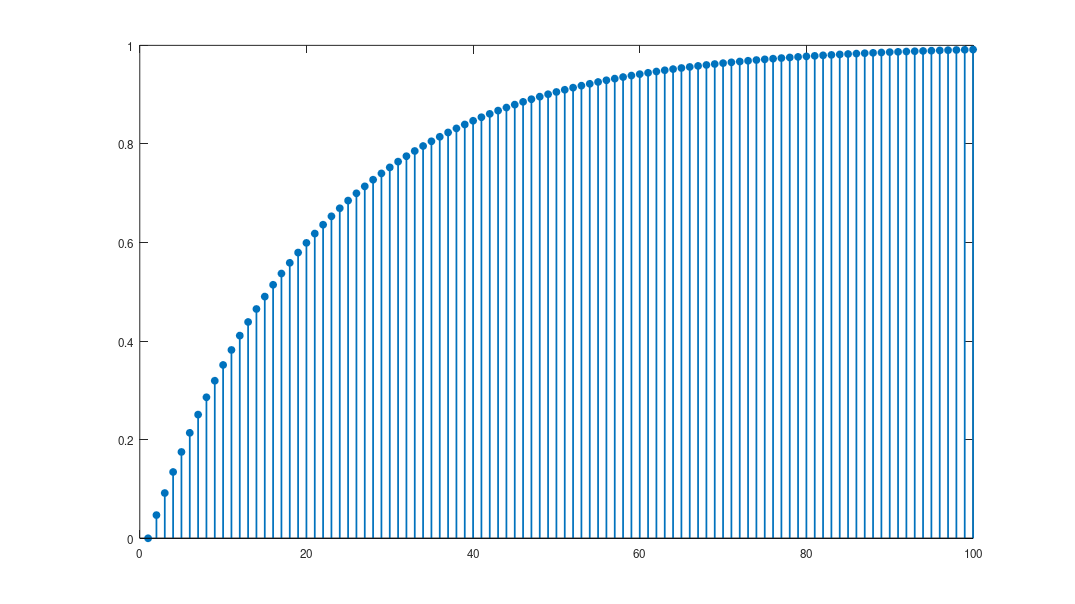
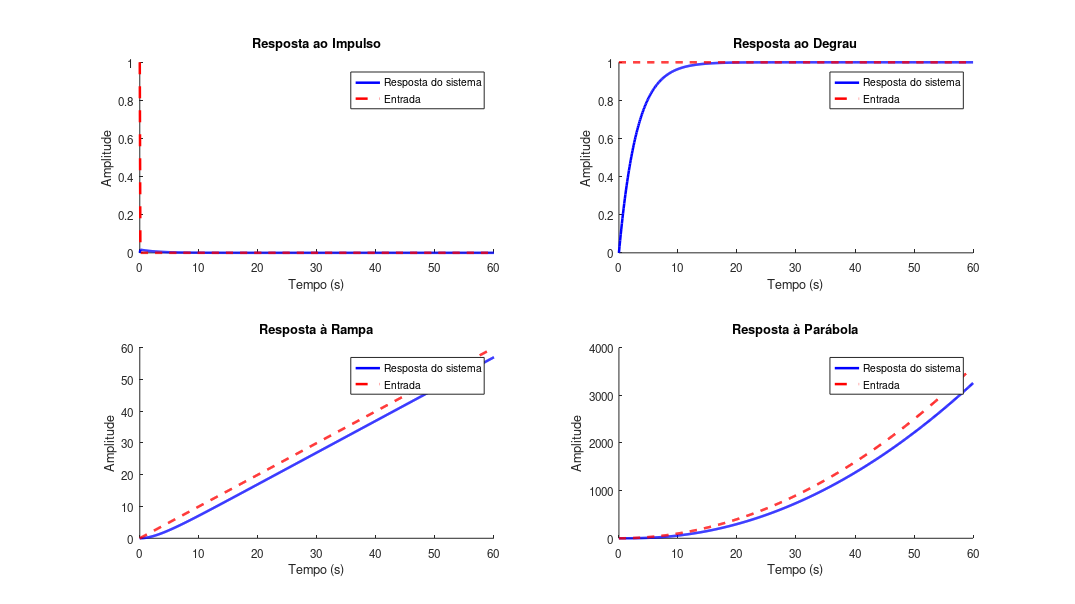
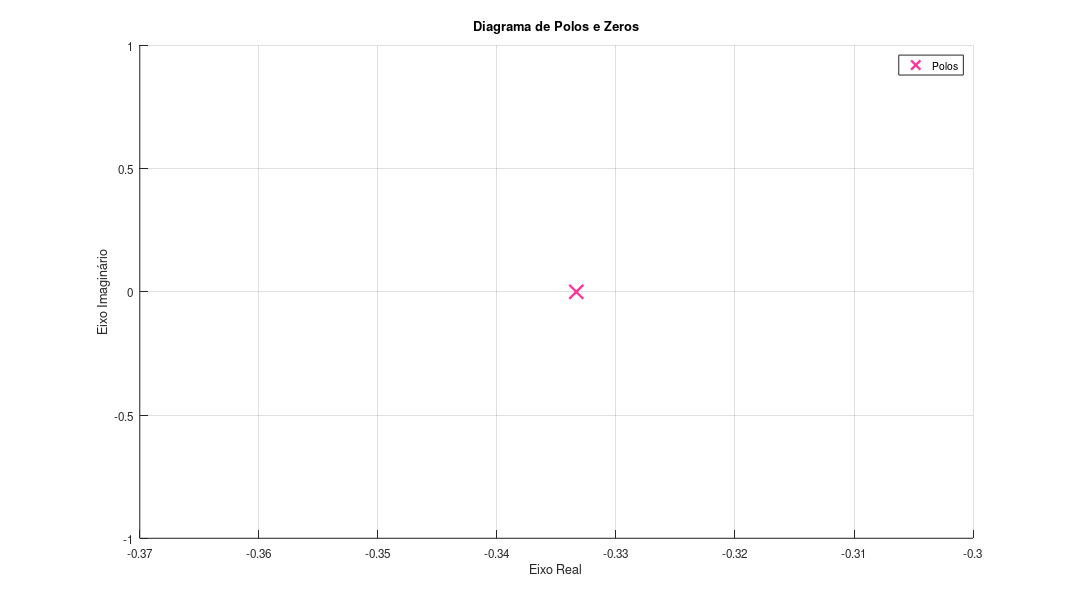
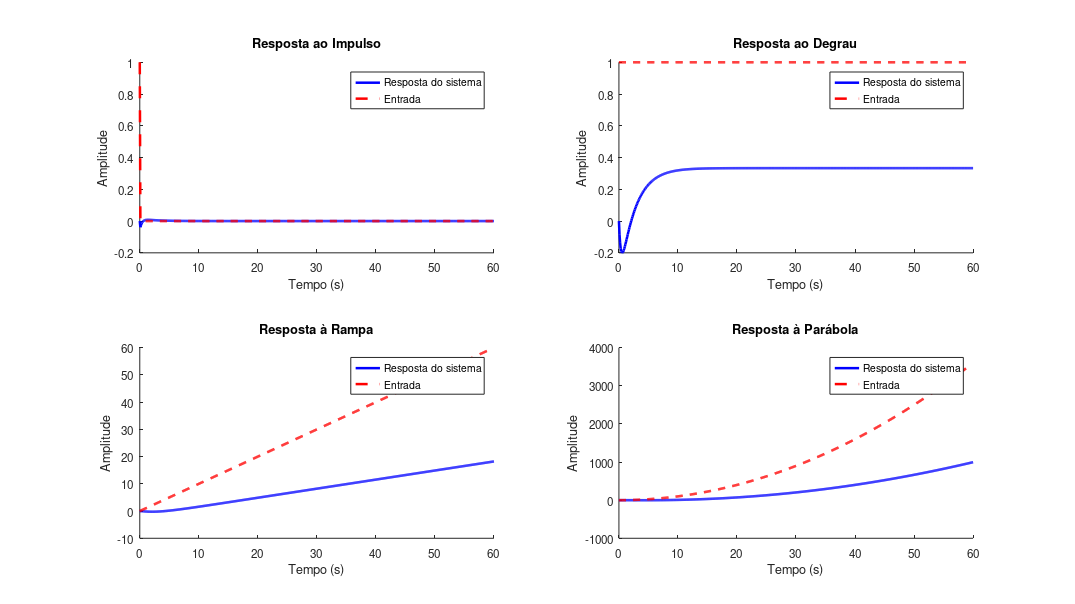

The MATLAB source for these figures, in order:
clc; close all; clear;

GENERATE_GRAPHS = true;

function exportgraph(filename, generate)

   if !generate
        return;
    endif

    set(gcf, 'PaperUnits', 'inches');
    set(gcf, 'PaperSize', [12.8, 7.2]);
    set(gcf, 'PaperPosition', [0, 0, 12.8, 7.2]);

    print(gcf, fullfile(pwd, filename), '-dpng', '-r600');
end

function formatPlot(plotTitle, letter, y, t0, u, t)
  hold on;
  plot(t0, y, 'Color', 'b', 'Linewidth', 2.15);
  xlabel('Tempo (s)');
  ylabel('Amplitude');
  plot(t, u, '--', 'Color', 'r', 'Linewidth', 2.15);
  title(plotTitle);
  legend('Resposta do sistema', 'Entrada');
end

% Questão 2

k = 100;
u = ones(k);
R = 470e3;
C = 1e-6;
B = (R*C)/10;
y(1) = 0;

for i = 2 : k
    y(i) = (1 - B) * y(i - 1) + B * u(i - 1);
end

figure('NumberTitle', 'off', 'Name', 'Questão 2', 'Position', [171, 117, 1025, 576]);
plot(y, '*', 'MarkerSize', 10, 'Color', 'blue');
stem(y, 'filled', 'Linewidth', 1.5);

exportgraph('graph-2', GENERATE_GRAPHS);

% Quetão 3a

t = 0:0.1:60;

impulse   = @(t, k = 0) (t == k);
ustep     = @(t) (ones(size(t)));
ramp      = @(t) (t .* ones(size(t)));
parabolic = @(t) (t .^2 .* ones(size(t)));

sys = tf([1], [3, 1]);

figure('NumberTitle', 'off', 'Name', 'Questão 3a - Resposta Temporal', 'Position', [171, 117, 1025, 576]);

subplot(2, 2, 1);
[y, t0] = lsim(sys, impulse(t), t);
formatPlot('Resposta ao Impulso', 'a', y, t0, impulse(t), t);

subplot(2, 2, 2);
[y, t0] = lsim(sys, ustep(t), t);
formatPlot('Resposta ao Degrau', 'a', y, t0, ustep(t), t);

subplot(2, 2, 3);
[y, t0] = lsim(sys, ramp(t), t);
formatPlot('Resposta à Rampa', 'a', y, t0, ramp(t), t);

subplot(2, 2, 4);
[y, t0] = lsim(sys, parabolic(t), t);
formatPlot('Resposta à Parábola', 'a', y, t0, parabolic(t), t);

exportgraph('graph-3a-1', GENERATE_GRAPHS);

figure('NumberTitle', 'off', 'Name', 'Questão 3a - pzmap', 'Position', [171, 117, 1025, 576]);

[pole, zero] = pzmap(sys);

hold on;
h_pole = plot(real(pole), imag(pole), 'x', 'MarkerSize', 12, 'LineWidth', 2, 'Color', '#ff3399');

if ~isempty(zero)
    h_zero = plot(real(zero), imag(zero), 'o', 'MarkerSize', 12, 'LineWidth', 2, 'Color', '#663366');
    legend('Polos', 'Zeros');
    disp(sprintf('Polo: %.2f | Zero: %.2f', pole, zero));

else
    legend('Polos');
    disp(sprintf('Polo: %.2f | Zero: -/-', pole));

end

hold off;

grid on;
title('Diagrama de Polos e Zeros');
xlabel('Eixo Real');
ylabel('Eixo Imaginário');

exportgraph('graph-3a-2', GENERATE_GRAPHS);

% Quetão 3b - pade

t = 0:0.1:60;

impulse   = @(t, k = 0) (t == k);
ustep     = @(t) (ones(size(t)));
ramp      = @(t) (t .* ones(size(t)));
parabolic = @(t) (t .^2 .* ones(size(t)));

[num, den] = padecoef(5, 1);

delay_sys = tf(num, den);

base_sys = tf([1], [1, 3]);

sys = delay_sys * base_sys;

figure('NumberTitle', 'off', 'Name', 'Questão 3b - Resposta Temporal', 'Position', [171, 117, 1025, 576]);

subplot(2, 2, 1);
[y, t0] = lsim(sys, impulse(t), t);
formatPlot('Resposta ao Impulso', 'a', y, t0, impulse(t), t);

subplot(2, 2, 2);
[y, t0] = lsim(sys, ustep(t), t);
formatPlot('Resposta ao Degrau', 'a', y, t0, ustep(t), t);

subplot(2, 2, 3);
[y, t0] = lsim(sys, ramp(t), t);
formatPlot('Resposta à Rampa', 'a', y, t0, ramp(t), t);

subplot(2, 2, 4);
[y, t0] = lsim(sys, parabolic(t), t);
formatPlot('Resposta à Parábola', 'a', y, t0, parabolic(t), t);

exportgraph('graph-3b-1', GENERATE_GRAPHS);

figure('NumberTitle', 'off', 'Name', 'Questão 3b - pzmap', 'Position', [171, 117, 1025, 576]);

[pole, zero] = pzmap(sys);

hold on;
h_pole = plot(real(pole), imag(pole), 'x', 'MarkerSize', 12, 'LineWidth', 2, 'Color', '#ff3399');

if ~isempty(zero)
    h_zero = plot(real(zero), imag(zero), 'o', 'MarkerSize', 12, 'LineWidth', 2, 'Color', '#663366');
    legend('Polos', 'Zeros');
    disp(sprintf('Polo: %.2f | Zero: %.2f', pole, zero));

else
    legend('Polos');
    disp(sprintf('Polo: %.2f | Zero: -/-', pole));

end

hold off;

grid on;
title('Diagrama de Polos e Zeros');
xlabel('Eixo Real');
ylabel('Eixo Imaginário');

exportgraph('graph-3b-2', GENERATE_GRAPHS);

% Quetão 3c

t = 0:0.1:60;

wn = 1;
zetas = [ 0.35, 0.7, 1.35]

impulse   = @(t, k = 0) (t == k);
ustep     = @(t) (ones(size(t)));
ramp      = @(t) (t .* ones(size(t)));
parabolic = @(t) (t .^2 .* ones(size(t)));

for i = 1:length(zetas)

  sys = tf([wn^2], [1, 2 * zetas(i) * wn, wn^2]);

  figure('NumberTitle', 'off', 'Name', sprintf('Questão 3c - Resposta Temporal para zeta = %.2f', zetas(i)), 'Position', [171, 117, 1025, 576]);

  subplot(2, 2, 1);
  [y, t0] = lsim(sys, impulse(t), t);
  formatPlot('Resposta ao Impulso', 'a', y, t0, impulse(t), t);

  subplot(2, 2, 2);
  [y, t0] = lsim(sys, ustep(t), t);
  formatPlot('Resposta ao Degrau', 'a', y, t0, ustep(t), t);

  subplot(2, 2, 3);
  [y, t0] = lsim(sys, ramp(t), t);
  formatPlot('Resposta à Rampa', 'a', y, t0, ramp(t), t);

  subplot(2, 2, 4);
  [y, t0] = lsim(sys, parabolic(t), t);
  formatPlot('Resposta à Parábola', 'a', y, t0, parabolic(t), t);

  exportgraph(sprintf("graph-3c-1-%d", i), GENERATE_GRAPHS);

  figure('NumberTitle', 'off', 'Name', sprintf('Questão 3c - pzmap para zeta = %.2f', zetas(i)), 'Position', [171, 117, 1025, 576]);

  [pole, zero] = pzmap(sys);

  hold on;
  h_pole = plot(real(pole), imag(pole), 'x', 'MarkerSize', 12, 'LineWidth', 2, 'Color', '#ff3399');

  if ~isempty(zero)
      h_zero = plot(real(zero), imag(zero), 'o', 'MarkerSize', 12, 'LineWidth', 2, 'Color', '#663366');
      legend('Polos', 'Zeros');
      disp(sprintf('Polo: %.2f | Zero: %.2f', pole, zero));

  else
      legend('Polos');
      disp(sprintf('Polo: %.2f | Zero: -/-', pole));

  end

  hold off;

  grid on;
  title('Diagrama de Polos e Zeros');
  xlabel('Eixo Real');
  ylabel('Eixo Imaginário');

  exportgraph(sprintf("graph-3c-2-%d", i), GENERATE_GRAPHS);

end


% Quetão 4

num = 1;
den = conv(conv([1 2], [1 2]), [1 2]);
sys = tf(num, den);

t = 0:0.01:6;

[y, t_out] = step(sys, t);

y_analitic = dcgain(sys);
fprintf('Valor Final Analítico (Questão 4a): %.4f (1/8 = 0.125)\n', y_analitic);

figure('NumberTitle', 'off', 'Name', 'Questao 4a - Resposta ao Degrau');
hold on;

plot(t_out, y, 'b-', 'LineWidth', 2, 'DisplayName', 'Resposta y(t)');

yline_val = y_analitic * ones(size(t_out));
plot(t_out, yline_val, 'r--', 'LineWidth', 1.5, 'DisplayName', sprintf('Valor Final (y_{ss} = %.3f)', y_analitic));

grid on;
title('Questão 4a: Resposta ao Degrau para G(s) = 1/(s+2)^3');
xlabel('Tempo (s)');
ylabel('Amplitude');
legend('location', 'southeast');
hold off;

exportgraph('graph-4', GENERATE_GRAPHS);

% Quetão 5:

num = 25;
den = [1 2 25];
sys = tf(num, den);

p3_val = [0.5, 1, 2, 10];

t = 0:0.01:6;

figure('NumberTitle', 'off', 'Name', 'Questao 5 - Efeito do Terceiro Polo');
hold on;

[y_orig, t_orig] = step(sys, t);
plot(t_orig, y_orig, 'k--', 'LineWidth', 2, 'DisplayName', 'Original (2ª Ordem)');

cores = {'r', 'g', 'b', 'm'};

for i = 1:length(p3_val)
    p3 = p3_val(i);
    sys_polo3 = sys * tf(p3, [1 p3]);

    [y, t_out] = step(sys_polo3, t);

    rotulo = sprintf('p3 = -%.1f', p3);
    plot(t_out, y, cores{i}, 'LineWidth', 1.5, 'DisplayName', rotulo);
end

grid on;
title('Questão 5: Efeito da Adição do Terceiro Polo no Sistema de 2ª Ordem');
xlabel('Tempo (s)');
ylabel('Amplitude');
legend('location', 'southeast');
hold off;

exportgraph('graph-5', GENERATE_GRAPHS);
